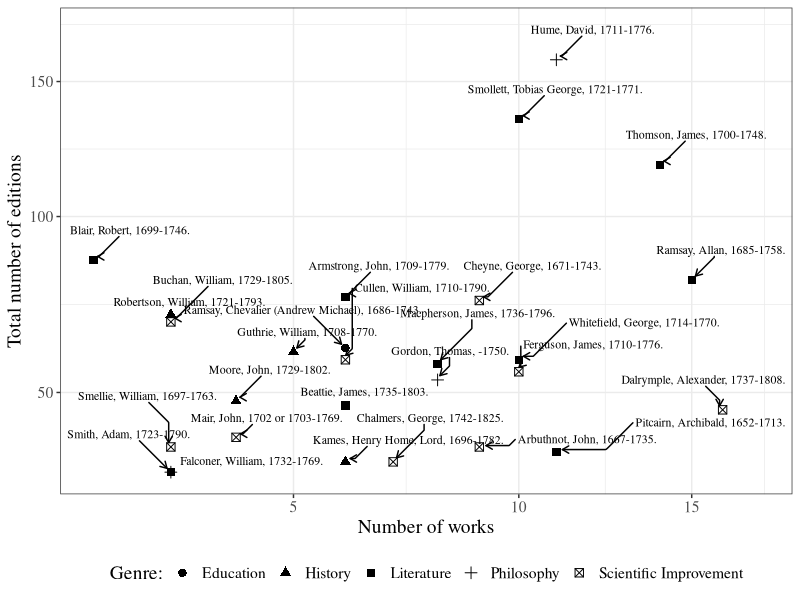

Recreate this plot in R.
library(tidyverse)

shs1 <- read.csv(file="data/final/key_scottish_works.csv", header = T, stringsAsFactors = FALSE)

yryr1 <- shs1 %>% group_by(author) %>%
  arrange(author) %>%
  summarize(n = n()) 

yryr2 <- shs1 %>% group_by(author) %>%
  summarize(sum = sum(popularity))

df = merge(x=yryr1,y=yryr2,by="author")

### dominant topic

yrry3 <- shs1 %>% group_by(author, topic) %>%
  summarize(n = n())

yrry4 <- yrry3 %>% group_by(author) %>% slice_max(n)

##

df$genre <- yrry4$topic[match(df$author, yrry4$author)]

####

df1 <- df %>% filter(sum > 32)


library(ggrepel)
library(ggplot2)

p = ggplot(df1, aes(x=n, y=sum, shape=genre)) +
  geom_point(size = 2.5) + theme_bw()  +
  geom_text_repel(
    data = subset(df1, n > 50 | df1$sum >8),
    aes(label = author),size = 3, family = 'Times',
    box.padding   = 0.35,
    point.padding = 0.5,
    nudge_x = .15,
    nudge_y = .5,
    segment.curvature = -1e-20,
    arrow = arrow(length = unit(0.015, "npc"))) +
  labs(x="Number of works", y = "Total number of editions", shape = "Genre:")  + 
  scale_y_sqrt() +
  scale_x_sqrt() + 
  theme(panel.background = element_blank(), 
        text = element_text(family = "Times", size = 14), 
        legend.position = 'bottom') 

ggsave('output/figures/final/figure_7.pdf', plot = p, width = 10, height = 6)
